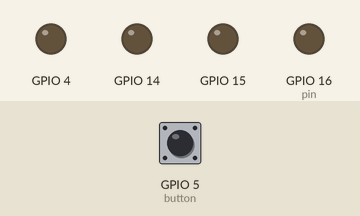
Bench run of a program on a simulated ESP8266 board running MicroPython. On the bench: output pins drawn as LEDs (lit = HIGH). The inputs (shaded band) are chosen by the test bench; at power-on: GPIO 5 (button) HIGH. A WiFi scan finds one network, HomeNet.

Above: at 3.2 s.
3.3 s: GPIO 5 (button) pulled LOW for 0.15 s
At 3.45 s:
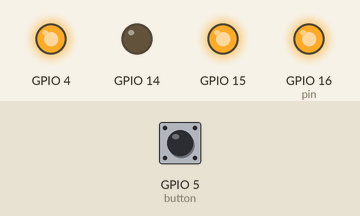
At 3.83 s:
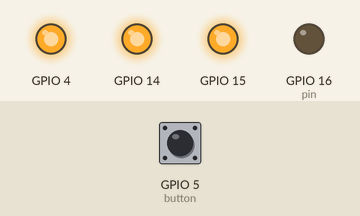
Timing chart, 0 to 12.3 s (numbered marks = the images above; inputs shaded):
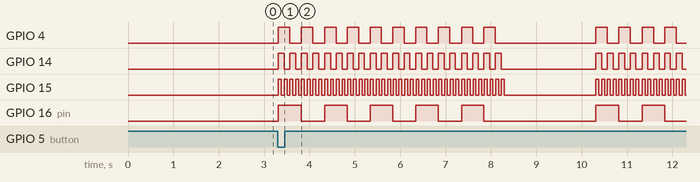

Measured:
- after the input at 3.3 s, GPIO 4: goes 9 × (HIGH 0.26 s, LOW 0.25 s), HIGH 0.25 s, LOW 2.2 s, 3 × (HIGH 0.25 s, LOW 0.25 s), HIGH 0.26 s, then LOW, starting at once; GPIO 14: goes 19 × (HIGH 0.13 s, LOW 0.13 s), HIGH 0.13 s, LOW 2.1 s, 7 × (HIGH 0.13 s, LOW 0.13 s), HIGH 0.13 s, then LOW, starting at once

The program:

main.py
```python
import json
from machine import Pin
from utime import ticks_ms, sleep
import urequests


def tick():
	# return time in seconds with flots until milliseconds
	return ticks_ms() / 1000


def update_led_config():

	#res = urequests.get("http://10.42.0.1:8888/esp8266")
	#config = res.json()

	config = {"n_trial": 5,
		 "t_trial": 5,
		"interval": 2,
		"leds": {
		1: {"pin": 16, "on": 1, "freq": 1, "duty": 50},
		2: {"pin": 4, "on": 1, "freq": 2,  "duty": 50},
		3: {"pin":14, "on": 1, "freq": 4,  "duty": 50},
		4: {"pin": 15, "on": 1,"freq": 8,  "duty": 50}}}

	pins = list()
	times = list()
	d_cycle = list()


	for k, v in config['leds'].items():   # k stores tha number of the leds(1,2,3...), while v stores the led info (pin, on/off, freq)
		if v['on']:
			period = 1 / v['freq']
			pins.append(Pin(v['pin'], Pin.OUT))
			times.append(period)
			d_cycle.append(v['duty']/100)

		# store values on/off of leds
	vals = [True for _ in range(len(pins))]   #True for those pins with state = "on"
		# execute the number of trials
	for _ in range(config['n_trial']):
		now = tick()
		counts = [tick() for _ in range(len(pins))]

		while (tick() - now) < config['t_trial']:

			for i in range(len(pins)):

				if (tick() - counts[i] <= times[i]*d_cycle[i] and tick()-counts[i] < times[i]):
					pins[i].value(1)

				elif(tick() - counts[i]) >= times[i]:
					counts[i] = tick()

				else:
					pins[i].value(0)

		# turn off all leds
		[p.value(0) for p in pins]

		sleep(config['interval'])          # interval between trials

		#res.close()     # connection needs to close


if __name__ == "__main__":

	while True:

		button = Pin(5, Pin.IN)
		get_state = button.value()
		sleep(0.01)
		if not get_state:
			update_led_config()

# set push button to finish app


#		btn_finish = Pin(12, Pin.IN, Pin.PULL_UP)
#		finish = btn_finish.value()
#		#set push button to update app
#		btn_update = Pin(13, Pin.IN, Pin.PULL_UP)
#		first = btn_update.value()
#		sleep(0.01)
#		second = btn_update.value()
#		# control the update
#		if not first and second:
#		update_led_config()
		# control the finish app
#		if not finish:
#			print('Application finished!')
#			break
```

boot.py
```python
import network
from machine import idle


def wireless_connection():
    wlan = network.WLAN(network.STA_IF)
    wlan.active(True)
    nets = wlan.scan()
    for net in nets:
        if net[0] == b'rafael':
            print('Network found!')
            wlan.connect(net[0], 'hahafael')
            while not wlan.isconnected():
                idle()
            print('WLAN successfully connected!')
            print('IP Address: {}'.format(wlan.ifconfig()[0]))
            break


if __name__ == "__main__":
    wireless_connection()
```
